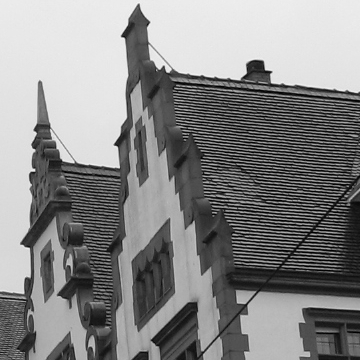
#> input picture filtering/roof.jpg, 360 x 360 px
$ jupyter execute lab4.ipynb
#> lines starting #> are read from the running program, lines starting #| are printed output that depends on the picture
(P:lab24)=
# Filtering aliasing

Aliasing (french: _crénelage_) is a phenomenon that occurs when the image is poorly sampled.
It can be avoided by applying an anti-aliasing filter (french: _filtre anti-repliement_) before sampling.

:::{warning}
Do not display the images in the notebook in this exercise
because the figure are automatically rescaled and can create aliasing on display.
Instead, save the images with `skimage.io.imsave` and look at them with an external viewer,
by taking care of using a 100% zoom.
:::

* Load and display the image {download}`roof.jpg`.
  Then, downsample it (without an anti-aliasing filter) by a factor of three by taking one pixel out of three in the two spatial dimensions,
  which can be done with the instruction
  :::python
  f[::3,::3]
  :::
  How does the phenomenon of aliasing appear visually?

* Now, apply a Gaussian filter (`skimage.filters.gaussian`) to the original image before downsampling.
  Adjust the filter parameter to minimize aliasing.
  Is the aliasing still visible?

* Lastly, replace the Gaussian filter with an ideal low-pass filter,
  which completely eliminates frequencies above the cutoff frequency without modifying the frequencies below.
  The process is:
  1. Compute the DFT of the image,
  2. Define the ideal filter as a zero image with a square of 1 in the Fourier domain,
  3. Multiply the DFT of the image with the filter (this is equivalent to a convolution in the spatial domain),
  4. Compute the inverse DFT of the result (and keep only the real part).

  The code below generates a binary square mask of the same size as the image `X`:
  :::python
  Mask = np.zeros(X.shape)
  Mask[a:b,c:d] = 1
  :::
  Choose correctly the coordinates `a`, `b`, `c` and `d` to conserve the low frequencies,
  which are located at the center in the DFT (after applying `numpy.fft.fftshift`).

  The ideal filter may be defined in the same way as in the exercise [](lab14):
  use the function `numpy.zeros` and the indexing `f[m1:m2,n1:n2] = x`.
  Choose the cutoff frequency appropriately to reduce aliasing without altering the image.
  Is the aliasing still visible?

* * *


<!--
## Magnitude and phase of the Fourier transform

* Load the image [lena.tiff](https://vincmazet.github.io/ftip/_static/data/lena.tiff) and convert it to grayscale.

* Compute its DFT.

* Reconstruct the image by using the inverse DFT, but using a constant magnitude.
  To do that, you have to define the DFT from the magnitude and the argument, considering that

  $$
    X = \rho \exp(j\theta)
  $$

  where $X$ is the DFT, $\rho$ the magnitude and $\theta$ the phase.
  In Python, the exponential is `numpy.exp` and the multiplication is simply `*`.
  To define a constant magnitude with the same size as the DFT,
  you can use the code:

  ```
  numpy.ones(F.shape)
  ```

  It is possible that the image is complex, because of numerical errors.
  To avoid this, display the real part (`numpy.real`) of the image.

* Same question, but using the initial magnitude but a constant argument.

* What do you conclude?
-->

<!--
## convolution et problèmes aux bords

problème aux bords : je donne une image super grande et un filtre.
Je leur demande d'appliquer le filtre sur l'image et de ne sélectionner/afficher qu'une zone (de 100x100).
L'application du filtre sur toute l'image n'est pas possible (image trop grande).
Solution : sélectionner une partie de l'image et y appliquer le filtre.
Mais à cause du bord, il faut sélectionner une image un peu plus grande que ce qui est demandé.
-->

<!--
## convolution et séparabilité
-->

<!--
 ## retrouver le fond dans une vidéo

une séquence de 10 images dans laquelle quelques objets se déplacent
comment retrouver le fond (c'est à dire sans les objets) ?

Idée 1 : division entre images deux à deux pour déterminer quels sont les pixels qui ne changent pas, et les enregistrer comme étant le fond

Idée 2 : filtre médian en chaque pixel
-->

**📌 Commentaires pour les intervenants

* Attention, comme il est question de crénelage (_aliasing_), il ne faut pas afficher les images dans le notebook avec `imshow`,
  car les images seront forcément affichées avec un zoom qu'on ne peut pas contrôler, et donc qui risque d'ajouter de l'aliasing...
  À la place, utiliser l'afficheur Linux de base après avoir enregistré les images, en veillant à avoir un zoom à 100 %.
  On peut d'ailleurs faire en sorte que cet afficheur soit toujours visible
  en cliquant sur la barre de titre de la fenêtre avec le bouton droit,
  puis en sélectionnant « Toujours au premier plan ».
  Tout ceci sera à faire en point oral aux étudiants.

* Un autre point oral à faire : expliquer comment fonctionne le masque à appliquer sur la TFD de l'image.
  Je pense qu'un petit schéma de ce masque, en expliquant les coordonnées du carré de 1 peut être intéressant.

* Pour éviter les problèmes de conversion lors de l'enregistrement des images, utiliser : `skimage.img_as_ubyte` et `.astype(np.uint8)`.

[cell 1]
import numpy as np
import skimage.io as io
import skimage.filters as flt
import matplotlib.pyplot as plt
from skimage import img_as_ubyte

### Objectives

* Define and apply a filter for a real application.
* Discover aliasing in images.

### Downsampling and filtering

Three images are generated:
* the original one, rescaled by a factor $S$,
* the original one, filtered by a Gaussian filter, then rescaled by a factor $S$,
* the original one, filtered by an ideal low-pass filter (defined in the Fourier domain), then rescaled by a factor $S$.

Note that when using the inverse Fourier transform, you may have to get the real part of the result, if it is complex.

[cell 2]
# Original image
x = io.imread("roof.jpg")
#> x is the input picture: shape (360, 360); min 0, max 245, mean 134.7

[cell 3]
# Scaling without low-pass filtering
y = x[::3,::3]
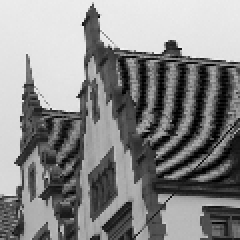
#> y: shape (120, 120) (shown 2 times larger); min 0, max 243, mean 135.4
io.imsave("roof-none.png",y)

[cell 4]
# Scaling with Gaussian filtering
x_filtered = flt.gaussian(x, 1.4)
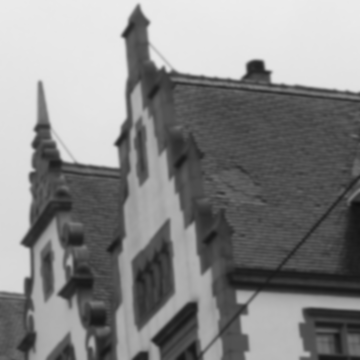
#> x_filtered: shape (360, 360) float64; min 0.0559, max 0.927, mean 0.528
y = x_filtered[::3,::3]
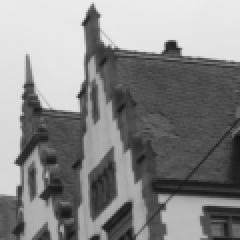
#> y: shape (120, 120) float64 (shown 2 times larger); min 0.058, max 0.927, mean 0.531
io.imsave("roof-gaussian.png",img_as_ubyte(y))

[cell 5]
# Scaling with ideal low-pass filtering, in the Fourier domain

# Image FFT
X = np.fft.fft2(x)
X = np.fft.fftshift(X)

The mask is of the same size that the Fourier transform `X` of the original image.
The low frequencies must be 1 and the high frequency 0, as in the image below (the pixels 1 are in the center to manage the use of `fftshift`):

[cell 6]
# Zero image
M, N = X.shape
#> M = 360; N = 360
Mask = np.zeros((M,N))

# Cutoff frequency (between 0 and 1)
f = .33

# Region where the filter equals 1
a = int(M/2*(1-f))
#> a = 120
b = int(M/2*(1+f))
#> b = 239
c = int(N/2*(1-f))
#> c = 120
d = int(N/2*(1+f))
#> d = 239
Mask[a:b,c:d] = 1

[cell 7]
X_filtered = X*Mask
X_masked = X_filtered.copy() # for display

# Inverse FFT
X_filtered = np.fft.ifftshift(X_filtered)
x_filtered = np.fft.ifft2(X_filtered)
x_filtered = np.real(x_filtered)
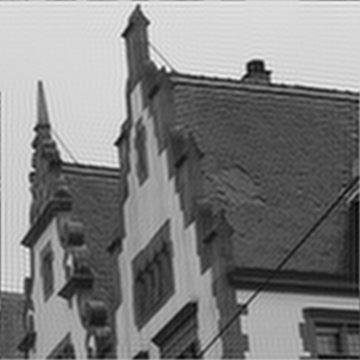
#> x_filtered: shape (360, 360) float64; min -7.28, max 275.1, mean 134.7; drawn with min black and max white
y = x_filtered[::3,::3]
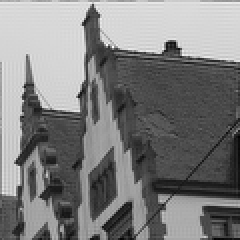
#> y: shape (120, 120) float64 (shown 2 times larger); min -3.01, max 275.1, mean 134.7; drawn with min black and max white

io.imsave("roof-ideal.png",y.astype(np.uint8))

[cell 8]
# Display the mask

fig, axs = plt.subplots(1, 2, figsize=(10,5))
axs[0].imshow(Mask, cmap="gray")
axs[0].set_title("Mask")
axs[1].imshow(np.log(np.abs(X_masked)+1e-1), cmap="gray")
axs[1].set_title("Mask multiplied by the image FFT\n(magnitude)")
plt.show()
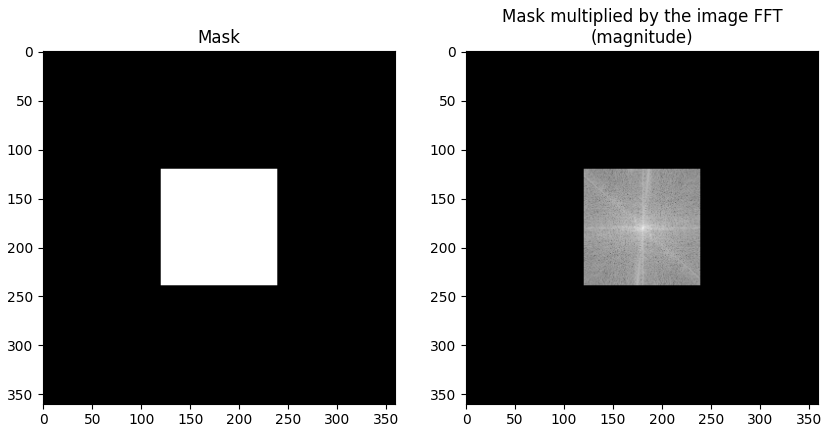
#> figure drawn by matplotlib, 2 panels

Note that the cutoff frequency equals $1/S$ to avod aliasing.

You should obtain the following results.
The aliasing is clearly visible on the first image, where no filter has been applied:
a weird effect is visible on the tiles.
The Gaussian filter strongly attenuates the effect, and the ideal filter is better.

[cell 9]
images = ["roof-none", "roof-gaussian", "roof-ideal"]
titles = ["No anti-aliasing", "Gaussian filter", "Ideal filter"]
fig, axs = plt.subplots(1, 3, figsize=(12,5))
for i in range(len(images)):
    x = io.imread(f"{images[i]}.png")
    axs[i].imshow(x, cmap="gray")
    axs[i].set_title(titles[i])
plt.show()
